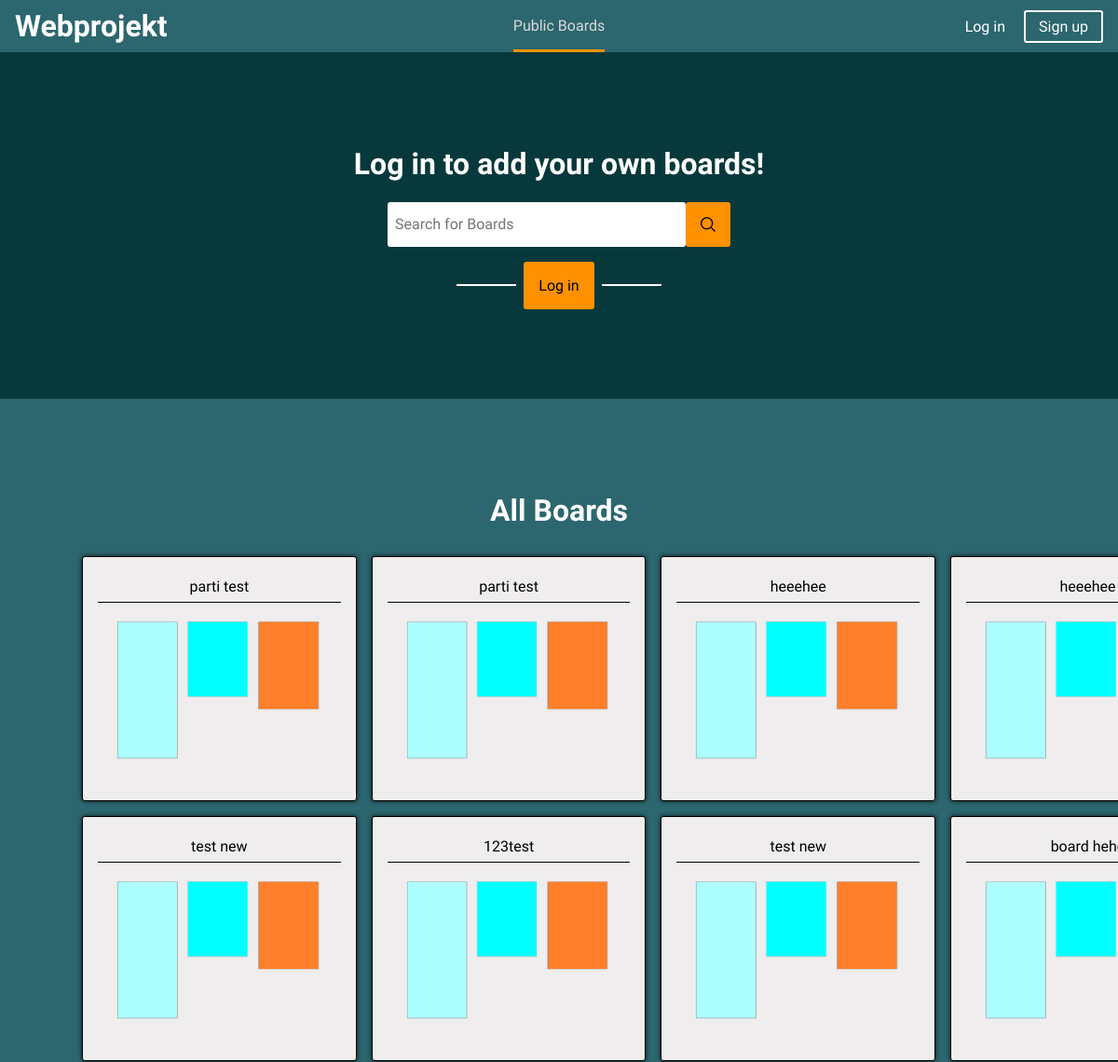
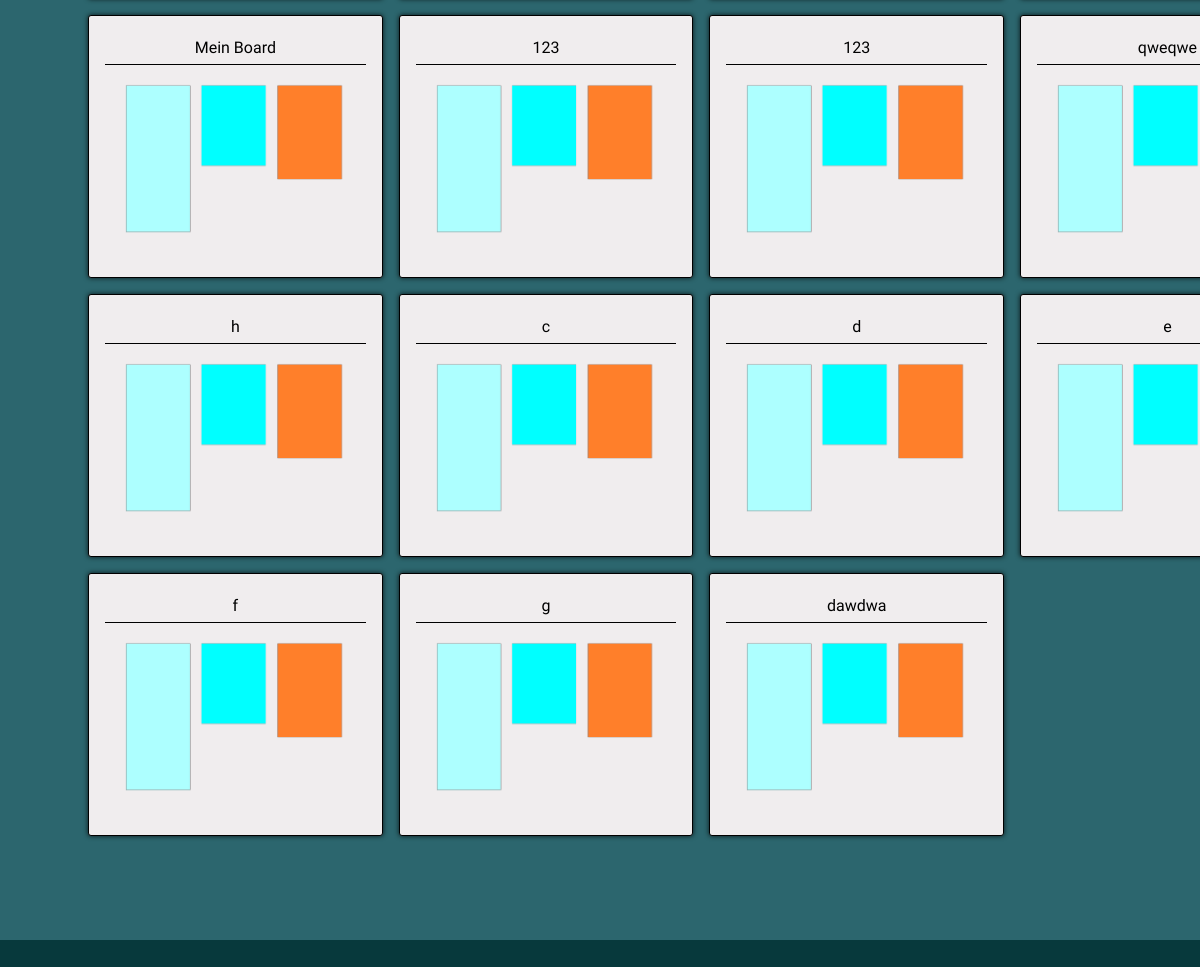
The page / on the database its author committed (2 pictures, top to bottom).
### base/models.py (models this page shows, shortened)
class Board(models.Model):
    owner = models.ForeignKey(User, on_delete=models.SET_NULL, null=True)
    name = models.CharField(max_length=200, null=True)
    description = models.TextField(null=True, blank=True)
    participants = models.ManyToManyField(User, related_name="participants", blank=True)
    updated = models.DateTimeField(auto_now=True, null=True)
    created = models.DateTimeField(auto_now_add=True, null=True)
    class Meta:
        ordering = ['-updated', '-created']

### base/views.py (the view)
# urls.py: path('', views.home, name='home'),
def home(request):
    page = 'home'
    query = request.GET.get('q')
    if query:
        results = Board.objects.filter(name__icontains=query)
        boards = results
        try:
            myboards = results.filter(participants = request.user)
        except:
            myboards = ''   #if user is not loged in
    else:
        boards = Board.objects.all()
        try:
            myboards = Board.objects.filter(participants = request.user)
        except:
            myboards = ''   #if user is not loged in
    context = {'page': page, 'boards': boards, 'myboards': myboards, 'board':board}
    return render(request, 'base/home.html', context)

### base/templates/base/home.html (shortened to what this page needs)
<!DOCTYPE html>
{% load static %}
<html lang="en">
<head>
    <link rel='stylesheet'
        href='https://cdn-uicons.flaticon.com/uicons-regular-straight/css/uicons-regular-straight.css'>
    <link rel="stylesheet" href="{% static 'styles/app.css' %}">
</head>
<body>
    {% include 'navbar.html' %}
    <div class="content">
        <div id="back_color_my_boards">
            {% if request.user.is_authenticated %}
            <div class="board_overview" id="my_boards">
                <h1>My Boards</h1>
                <form class="search_container">
                    <input type="text" name="q" class="searchbar" placeholder="Search for Boards" />
                    <button type="sutbmit" class="search_btn">
                        <img src="{% static 'Images/Icons/suche.svg' %}" alt="search">
                    </button>
                </form>
                <div class="board_preview_expand_container">
                    <div class="board_preview_expand_line"></div>
                    <div class="board_preview_expand" onclick="location.pathname = './create_board'">new board</div>
                    <div class="board_preview_expand_line"></div>
                </div>
                <div class="board_previews">
                    {% for board in myboards %}
                    {% include 'base/board_item.html' %}
                    {% endfor %}
                </div>
            </div>
        </div>
        {% else %}
        <div class="board_overview" id="my_boards">
            <h1>Log in to add your own boards!</h1>
            <form class="search_container">
                <input type="text" name="q" class="searchbar" placeholder="Search for Boards" />
                <button type="sutbmit" class="search_btn">
                    <img src="{% static 'Images/Icons/suche.svg' %}" alt="search">
                </button>
            </form>
            <div class="board_preview_expand_container">
                <div class="board_preview_expand_line"></div>
                <div class="board_preview_expand" onclick="location.pathname = './login'">
                    Log in</div>
                <div class="board_preview_expand_line"></div>
            </div>
        </div>
        {% endif %}
        <div id="back_color_public_boards">
            <div class="board_overview" id="public_boards">
                <h1>All Boards</h1>
                <div class="board_previews">
                    {% for board in boards %}
                    {% include 'base/board_item.html' %}
                    {% endfor %}
                </div>
            </div>
        </div>
    </div>
    </div>
</body>
</html>

### base/templates/base/board_item.html
{% load static %}
<div class="board_preview" onclick="location.pathname = './board/{{board.id}}'">
    <div class="board_preview_title">{{board.name}}</div>
    <div class="board_preview_description">
        <img src="{% static 'Images/PreviewGraphic Board.png' %}" alt="">
    </div>
</div>

### static/styles/app.css (style rules this page uses)
html { background-color: rgb(10, 9, 12); background-color: rgb(7, 57, 60); background-color: rgb(44, 102, 110); background-color: rgb(144, 221, 240); background-color: rgb(240, 237, 238); margin: 0; padding: 0; }
* { scrollbar-width: 8px; scrollbar-color: #000000 #ffffff00; }
body { font-family: 'Signika', sans-serif; font-size: 16px; margin: 0; padding: 0; }
.content { position: absolute; top: 3.5rem; width: 100%; min-height: 100%; background-color: rgb(240, 237, 238); background-color: rgb(7, 57, 60); overflow: scroll; overflow-x: hidden; }
.board_overview { max-width: 100rem; margin: auto; padding: 5rem 5rem; outline: none; text-align: center; display: block; }
#public_boards { color: white; align-items: center; }
#back_color_my_boards { background-color: rgb(7, 57, 60); min-height: 100%; }
#back_color_public_boards { background-color: rgb(44, 102, 110); min-height: 100%; }
#my_boards { color: white; align-items: center; }
h1 { padding: 0; text-align: center; }
.search_container { display: flex; justify-content: center; min-width: 25rem; height: 3rem; margin: 0; font-size: 1rem; }
.search_btn { min-width: 1rem; min-height: 1rem; align-items: center; padding: 1rem; background-color: rgb(255, 145, 0); cursor: pointer; border-radius: 3px; border: none; }
.search_btn>img { height: 1rem; margin: auto; }
input, textarea, select { margin: 0; font-family: inherit; padding: 0 0.5rem; border: 1px solid black; border-radius: 3px; font-size: 1rem; line-height: 2.5rem; }
.searchbar { min-width: 20rem; display: inline-block; line-height: 2.5rem; border: none; }
.board_previews { display: grid; padding: 0.5rem; grid-template-columns: repeat(4, 1fr); margin: 1rem 0; gap: 1rem; }
.board_preview, .add_board { border: 1px solid black; background-color: rgb(240, 237, 238); border-radius: 3px; color: black; padding: 1rem; cursor: pointer; box-shadow: 0 0 5px rgb(0 0 0 / 0.8); transition: transform 0.2s; }
.board_preview_title, .add_board_title { border-bottom: 1px solid black; line-height: 2rem; }
.board_preview_description, .add_board_icon { text-align: center; vertical-align: middle; padding: 1rem; }
.board_preview_description>img, .add_board_icon>img { height: 10rem; }
.board_preview_expand_container { width: fit-content; display: flex; align-items: center; justify-content: center; text-align: center; gap: 0.5rem; cursor: pointer; margin: 1rem auto; transition: transform 0.2s; }
.board_preview_expand { padding: 1rem; border-radius: 3px; width: fit-content; background-color: rgb(255, 145, 0); color: black; }
.board_preview_expand_line { height: 1px; border: 1px solid white; width: 4rem; }
* { box-sizing: border-box; }

### rows shown on the page
Board: name "parti test"
Board: name "parti test"
Board: name "heeehee"
Board: name "heeehee"
Board: name "test new"
Board: name "123test"
Board: name "test new"
Board: name "board…"
Board: name "Mein Board"
Board: name "123"
Board: name "123"
Board: name "qweqwe"
Board: name "h"
Board: name "c"
Board: name "d"
Board: name "e"
Board: name "f"
Board: name "g"
Board: name "dawdwa"
